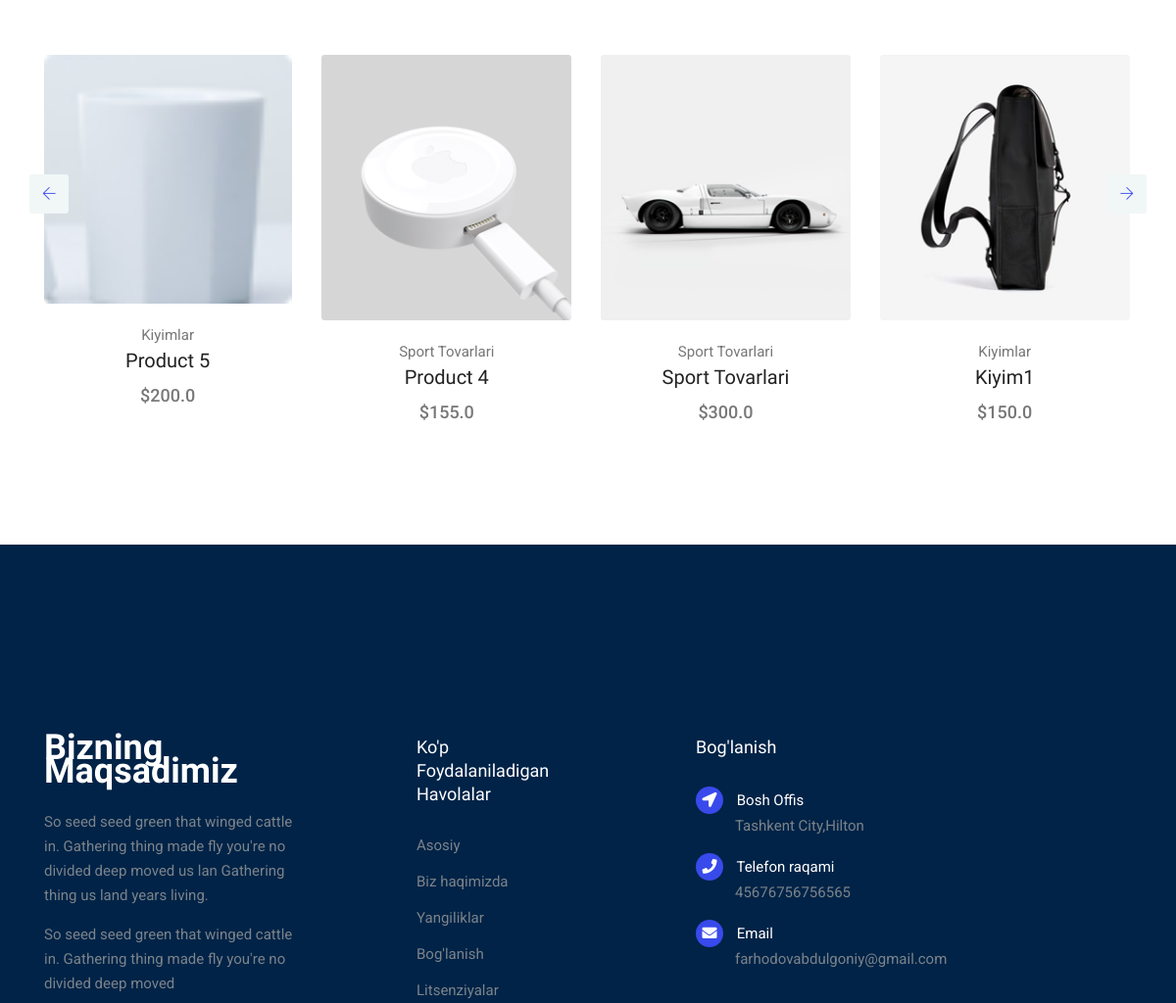
Page /aboutus/ (middle part) on the earlier database version.
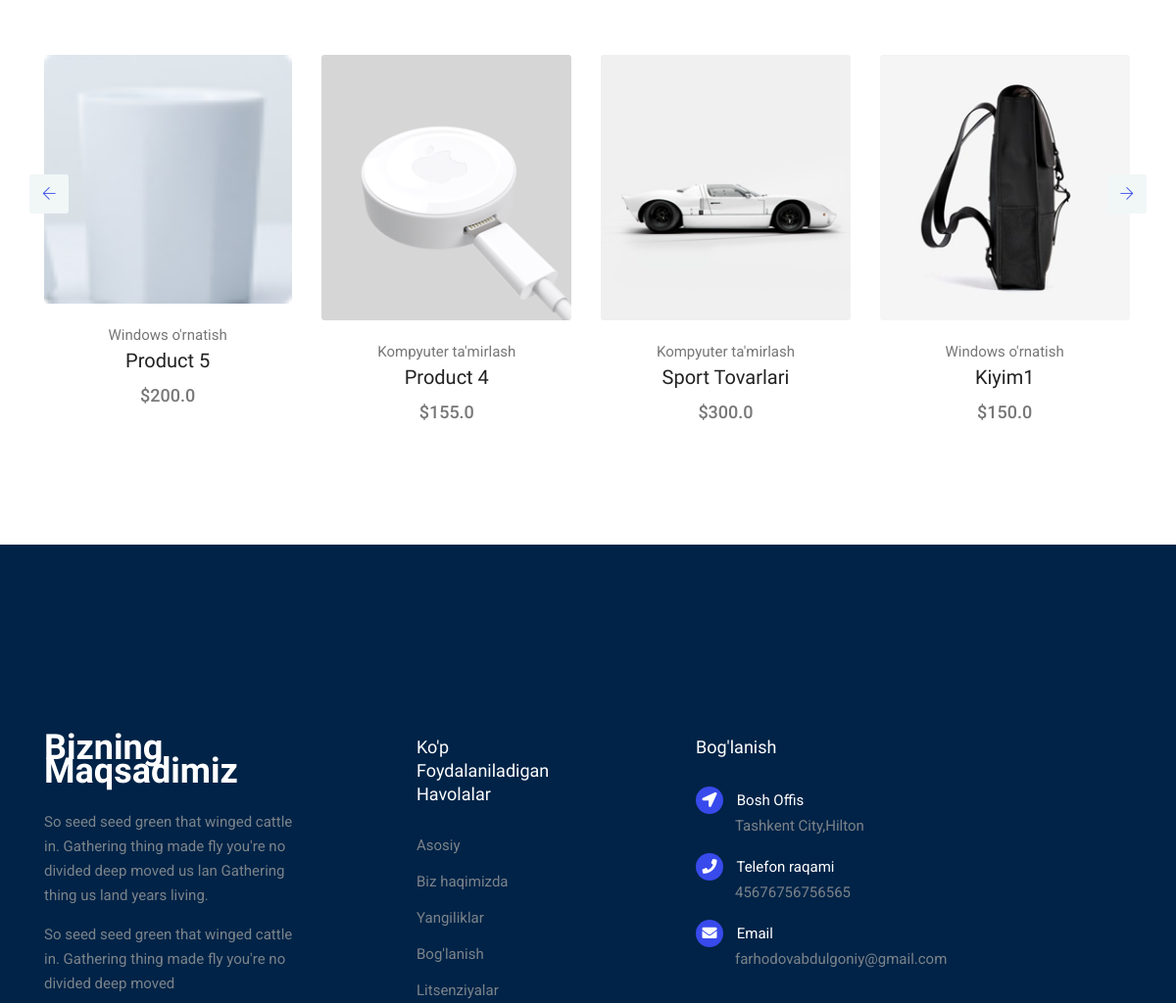
Same page on the later database version.
### product/models.py (models this page shows, shortened)
class Product(models.Model):
    STATUS = (
        ('True','Mavjud'),
        ('False','Mavjud emas'),
    )
    category = models.ForeignKey(Category,on_delete=models.CASCADE)
    title = models.CharField(max_length=222,unique=True)
    keywords = models.CharField(max_length=222,unique=True)
    description = models.CharField(max_length=222,blank=True)
    image = models.ImageField(upload_to='product_main/',blank=True)
    price = models.FloatField()
    amount = models.IntegerField()
    minamount = models.IntegerField()
    detail = RichTextUploadingField()
    slug = models.SlugField(null=False,unique=True)
    status = models.CharField(max_length=15,choices=STATUS)
    create_at = models.DateTimeField(auto_now_add=True)
    update_at = models.DateTimeField(auto_now=True)
    def image_tag(self):
        return mark_safe('<img src="{}" height="50">'.format(self.image.url))
    image_tag.short_description = 'Image'

class Category(models.Model):
    title = models.CharField(max_length=222,unique=True)
    keywords = models.CharField(max_length=255,unique=True)
    slug = models.SlugField(null=False,unique=True)
    image = models.ImageField(upload_to = 'category_images/',blank=True)
    description = models.CharField(max_length=255,blank=True)
    create_at = models.DateTimeField(auto_now_add=True)
    update_at = models.DateTimeField(auto_now=True)
    def __str__(self):
        return self.title

### home/views.py (the view)
# urls.py: path('aboutus/',views.aboutus,name='aboutus'),
def aboutus(request):
    setting = Setting.objects.all()
    category = Category.objects.all()
    product_picked = Product.objects.all().order_by('-id')[:8]
    context = {
        'setting':setting,
        'category':category,
        'product_picked':product_picked,
    }
    return render(request,'aboutus.html',context)

### templates/aboutus.html (shortened to what this page needs)
{% extends 'base.html' %}
{% load static %}
{% block news %}
<section class="section-margin calc-60px">
    <div class="container">
        <div class="section-intro pb-60px">
        </div>
        <div class="owl-carousel owl-theme" id="bestSellerCarousel">
            {% for i in product_picked %}
            <div class="card text-center card-product">
                <div class="card-product__img">
                    <img class="img-fluid" src="{{i.image.url}}" alt="">
                </div>
                <div class="card-body">
                    <p>{{i.category}}</p>
                    <h4 class="card-product__title"><a href="/product-detail/{{i.id}}/">{{i.title}}</a></h4>
                    <p class="card-product__price">${{i.price|safe}}</p>
                </div>
            </div>
            {% endfor %}
        </div>
    </div>
</section>
{% endblock %}

Differences in the rows shown:
changed through a linked row, Product "Product 5": category "Kiyimlar" → "Windows o'rnatish"
changed through a linked row, Product "Product 4": category "Sport Tovarlari" → "Kompyuter ta'mirlash"
changed through a linked row, Product "Sport Tovarlari": category "Sport Tovarlari" → "Kompyuter ta'mirlash"
changed through a linked row, Product "Kiyim1": category "Kiyimlar" → "Windows o'rnatish"
